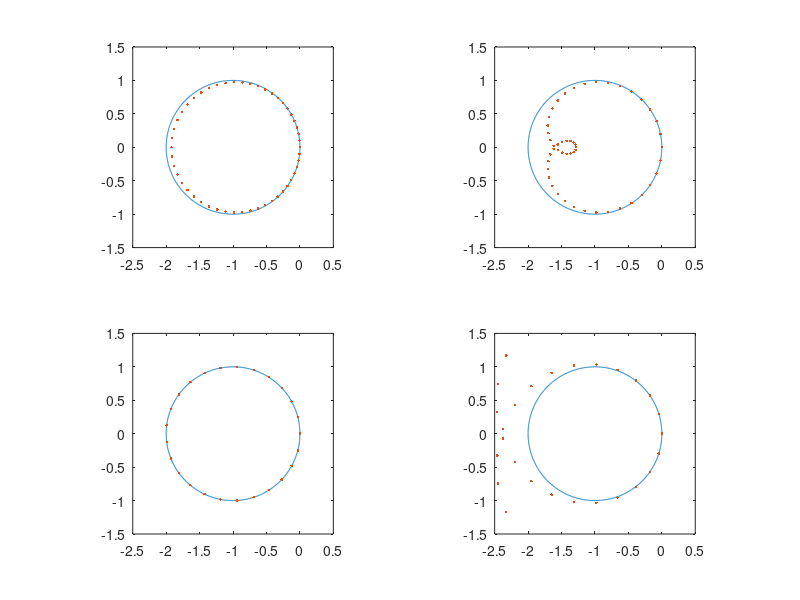

MATLAB code to generate this figure:
theta = linspace(0,2*pi,1000);
subplot(2,2,1);
plot(exp(1j.*theta)-1);
axis equal;
set(gca,'Xlim',[-2.5 0.5],'XTick',[-2.5:0.5:0.5]);
set(gca,'Ylim',[-1.5 1.5],'YTick',[-1.5:0.5:1.5]);
hold on;
h = 0.02;
c = [0.8,1.6,2,2.4];
m = 50;
A1 = diag(repmat([1],1,m))-c(1)/2.*(diag(repmat([3],1,m))+diag(repmat([-4],1,m-1),-1) ...
    +diag(repmat([1],1,m-2),-2)+diag(repmat([1],1,2),m-2)+diag(repmat([-4],1,1),m-1)) ...
    +c(1)^2/2.*(diag(repmat([1],1,m))+diag(repmat([-2],1,m-1),-1)+diag(repmat([1],1,m-2),-2) ...
    +diag(repmat([1],1,2),m-2)+diag(repmat([-2],1,1),m-1));
[lam1] = eig(A1);
plot(lam1-1,'.');
hold off;

subplot(2,2,2);
plot(exp(1j.*theta)-1);
axis equal;
set(gca,'Xlim',[-2.5 0.5],'XTick',[-2.5:0.5:0.5]);
set(gca,'Ylim',[-1.5 1.5],'YTick',[-1.5:0.5:1.5]);
hold on;
h = 0.02;
c = [0.8,1.6,2,2.4];
m = 50;
A1 = diag(repmat([1],1,m))-c(2)/2.*(diag(repmat([3],1,m))+diag(repmat([-4],1,m-1),-1) ...
    +diag(repmat([1],1,m-2),-2)+diag(repmat([1],1,2),m-2)+diag(repmat([-4],1,1),m-1)) ...
    +c(2)^2/2.*(diag(repmat([1],1,m))+diag(repmat([-2],1,m-1),-1)+diag(repmat([1],1,m-2),-2) ...
    +diag(repmat([1],1,2),m-2)+diag(repmat([-2],1,1),m-1));
[lam1] = eig(A1);
plot(lam1-1,'.');
hold off;

subplot(2,2,3);
plot(exp(1j.*theta)-1);
axis equal;
set(gca,'Xlim',[-2.5 0.5],'XTick',[-2.5:0.5:0.5]);
set(gca,'Ylim',[-1.5 1.5],'YTick',[-1.5:0.5:1.5]);
hold on;
h = 0.02;
c = [0.8,1.6,2,2.4];
m = 50;
A1 = diag(repmat([1],1,m))-c(3)/2.*(diag(repmat([3],1,m))+diag(repmat([-4],1,m-1),-1) ...
    +diag(repmat([1],1,m-2),-2)+diag(repmat([1],1,2),m-2)+diag(repmat([-4],1,1),m-1)) ...
    +c(3)^2/2.*(diag(repmat([1],1,m))+diag(repmat([-2],1,m-1),-1)+diag(repmat([1],1,m-2),-2) ...
    +diag(repmat([1],1,2),m-2)+diag(repmat([-2],1,1),m-1));
[lam1] = eig(A1);
plot(lam1-1,'.');
hold off;

subplot(2,2,4);
plot(exp(1j.*theta)-1);
axis equal;
set(gca,'Xlim',[-2.5 0.5],'XTick',[-2.5:0.5:0.5]);
set(gca,'Ylim',[-1.5 1.5],'YTick',[-1.5:0.5:1.5]);
hold on;
h = 0.02;
c = [0.8,1.6,2,2.4];
m = 50;
A1 = diag(repmat([1],1,m))-c(4)/2.*(diag(repmat([3],1,m))+diag(repmat([-4],1,m-1),-1) ...
    +diag(repmat([1],1,m-2),-2)+diag(repmat([1],1,2),m-2)+diag(repmat([-4],1,1),m-1)) ...
    +c(4)^2/2.*(diag(repmat([1],1,m))+diag(repmat([-2],1,m-1),-1)+diag(repmat([1],1,m-2),-2) ...
    +diag(repmat([1],1,2),m-2)+diag(repmat([-2],1,1),m-1));
[lam1] = eig(A1);
plot(lam1-1,'.');
hold off;